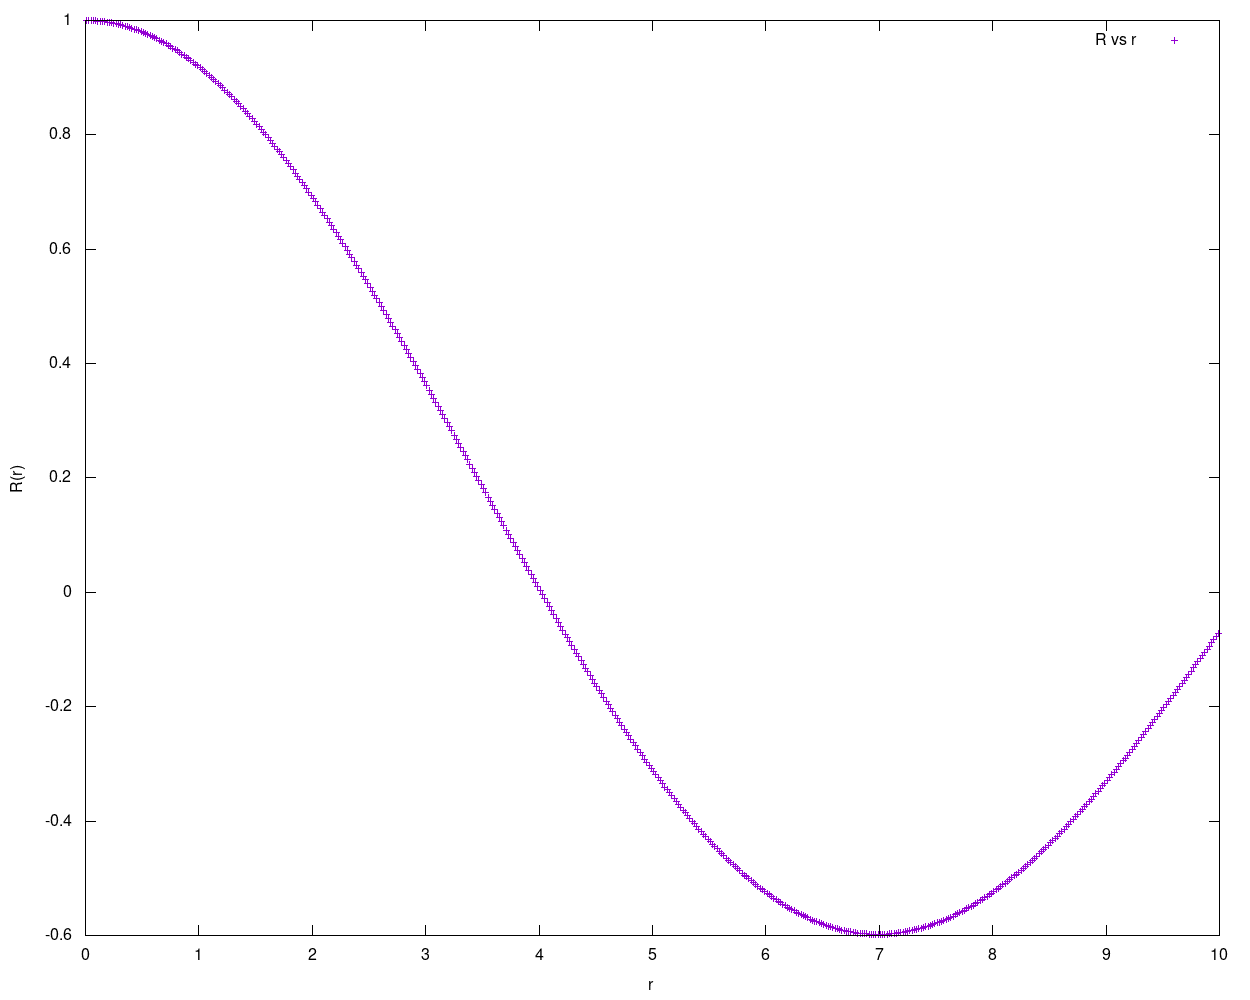

This figure's gnuplot source:
set xlabel "r"
set ylabel "R(r)"

plot "T1_P2_av2.dat" using 1:2 title "R vs r" 
set term png size 1250, 1000
set output 'T1_P2_a.png'
replot
